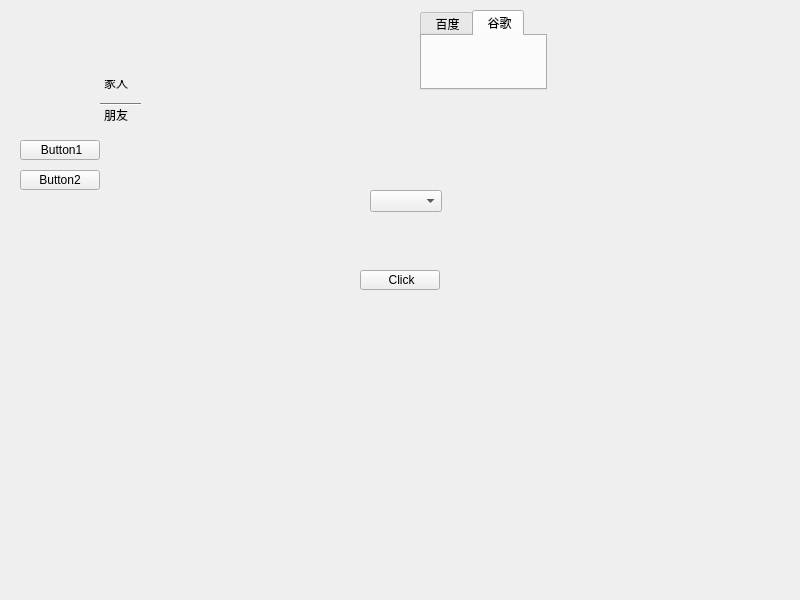
<?xml version="1.0" encoding="UTF-8"?>
<ui version="4.0">
 <class>Widget</class>
 <widget class="QWidget" name="Widget">
  <property name="geometry">
   <rect>
    <x>0</x>
    <y>0</y>
    <width>800</width>
    <height>600</height>
   </rect>
  </property>
  <property name="windowTitle">
   <string>Widget</string>
  </property>
  <widget class="QTabWidget" name="tabWidget">
   <property name="geometry">
    <rect>
     <x>420</x>
     <y>10</y>
     <width>127</width>
     <height>80</height>
    </rect>
   </property>
   <property name="currentIndex">
    <number>1</number>
   </property>
   <widget class="QWidget" name="tab">
    <attribute name="title">
     <string> 百度</string>
    </attribute>
   </widget>
   <widget class="QWidget" name="tab_2">
    <attribute name="title">
     <string> 谷歌</string>
    </attribute>
   </widget>
  </widget>
  <widget class="QStackedWidget" name="stackedWidget">
   <property name="geometry">
    <rect>
     <x>20</x>
     <y>80</y>
     <width>121</width>
     <height>411</height>
    </rect>
   </property>
   <property name="currentIndex">
    <number>1</number>
   </property>
   <widget class="QWidget" name="page_3">
    <widget class="QScrollArea" name="scrollArea">
     <property name="geometry">
      <rect>
       <x>60</x>
       <y>0</y>
       <width>100</width>
       <height>111</height>
      </rect>
     </property>
     <property name="widgetResizable">
      <bool>true</bool>
     </property>
     <widget class="QWidget" name="scrollAreaWidgetContents">
      <property name="geometry">
       <rect>
        <x>0</x>
        <y>0</y>
        <width>98</width>
        <height>194</height>
       </rect>
      </property>
      <layout class="QVBoxLayout" name="verticalLayout">
       <item>
        <widget class="QPushButton" name="pushButton">
         <property name="text">
          <string>PushButton</string>
         </property>
        </widget>
       </item>
       <item>
        <widget class="QPushButton" name="pushButton_7">
         <property name="text">
          <string>PushButton</string>
         </property>
        </widget>
       </item>
       <item>
        <widget class="QPushButton" name="pushButton_6">
         <property name="text">
          <string>PushButton</string>
         </property>
        </widget>
       </item>
       <item>
        <widget class="QPushButton" name="pushButton_5">
         <property name="text">
          <string>PushButton</string>
         </property>
        </widget>
       </item>
       <item>
        <widget class="QPushButton" name="pushButton_4">
         <property name="text">
          <string>PushButton</string>
         </property>
        </widget>
       </item>
       <item>
        <widget class="QPushButton" name="pushButton_3">
         <property name="text">
          <string>PushButton</string>
         </property>
        </widget>
       </item>
       <item>
        <widget class="QPushButton" name="pushButton_2">
         <property name="text">
          <string>PushButton</string>
         </property>
        </widget>
       </item>
      </layout>
     </widget>
    </widget>
   </widget>
   <widget class="QWidget" name="page_4">
    <widget class="QToolBox" name="toolBox">
     <property name="geometry">
      <rect>
       <x>80</x>
       <y>-10</y>
       <width>171</width>
       <height>151</height>
      </rect>
     </property>
     <property name="currentIndex">
      <number>1</number>
     </property>
     <widget class="QWidget" name="page">
      <property name="geometry">
       <rect>
        <x>0</x>
        <y>0</y>
        <width>171</width>
        <height>99</height>
       </rect>
      </property>
      <attribute name="label">
       <string>家人</string>
      </attribute>
     </widget>
     <widget class="QWidget" name="page_2">
      <property name="geometry">
       <rect>
        <x>0</x>
        <y>0</y>
        <width>171</width>
        <height>99</height>
       </rect>
      </property>
      <attribute name="label">
       <string>朋友</string>
      </attribute>
     </widget>
    </widget>
    <widget class="QPushButton" name="Button1">
     <property name="geometry">
      <rect>
       <x>0</x>
       <y>60</y>
       <width>80</width>
       <height>20</height>
      </rect>
     </property>
     <property name="text">
      <string> Button1</string>
     </property>
    </widget>
    <widget class="QPushButton" name="Button2">
     <property name="geometry">
      <rect>
       <x>0</x>
       <y>90</y>
       <width>80</width>
       <height>20</height>
      </rect>
     </property>
     <property name="text">
      <string>Button2</string>
     </property>
    </widget>
   </widget>
  </widget>
  <widget class="QComboBox" name="comboBox">
   <property name="geometry">
    <rect>
     <x>370</x>
     <y>190</y>
     <width>72</width>
     <height>22</height>
    </rect>
   </property>
  </widget>
  <widget class="QPushButton" name="Button3">
   <property name="geometry">
    <rect>
     <x>360</x>
     <y>270</y>
     <width>80</width>
     <height>20</height>
    </rect>
   </property>
   <property name="text">
    <string> Click</string>
   </property>
  </widget>
 </widget>
 <resources/>
 <connections/>
</ui>
